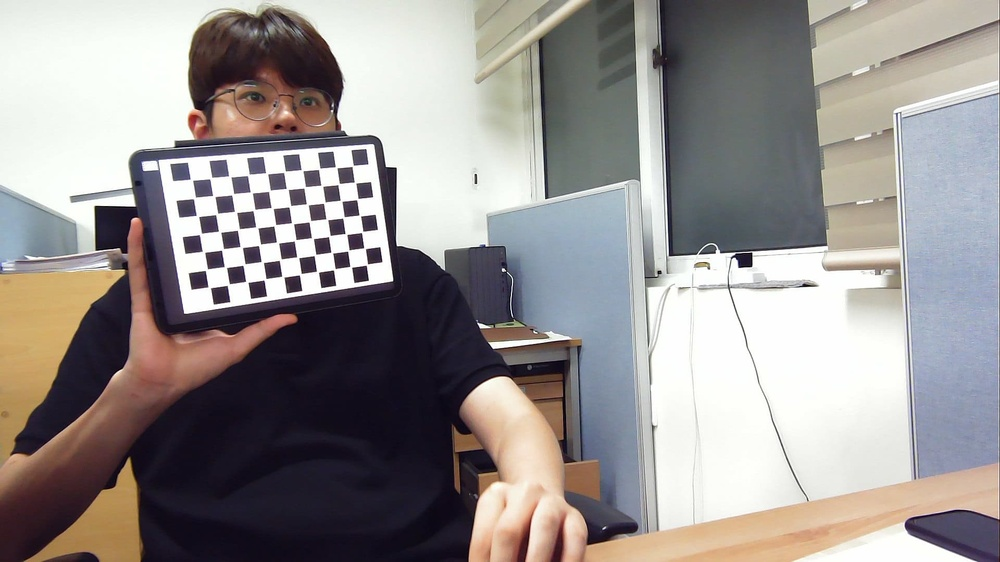
#> input picture docs/camera/checkerboard.jpeg, 1000 x 562 px, shrunk from 1920 x 1080 before the run
$ jupyter execute camera_calibration.ipynb
#> lines starting #> are read from the running program, lines starting #| are printed output that depends on the picture; after the words box and inside, x2 and y2 are one past the last pixel; in counts of white or black regions, pixels touching at a corner belong together
[cell 1]
import cv2
import matplotlib.pyplot as plt

[cell 2]
corners_dims = (10, 7)

img = cv2.imread("checkerboard.jpeg")
#> img is the input picture: shape (562, 1000, 3); mean B, G, R 144.7, 145.9, 150.8
img_gray = cv2.cvtColor(img, cv2.COLOR_BGR2GRAY)
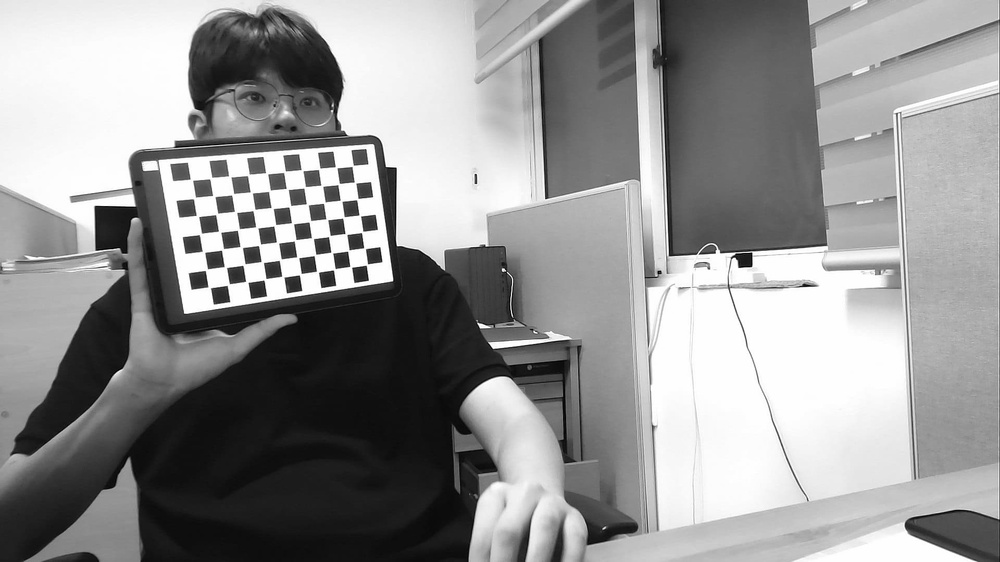
#> img_gray: shape (562, 1000); min 0, max 255, mean 147.2

[cell 3]
found, corners = cv2.findChessboardCorners(img_gray, corners_dims, None)
#> found = True; corners = 70 rows, first 8: [190.2, 178.7], [209.5, 178.9], [230.8, 177.1], [247.4, 175.6], [267.6, 174.1], [285.1, 171.3], [302.1, 170.2], [319, 169]
print('found' if found else 'not found')
#| found

[cell 4]
cv2.drawChessboardCorners(
    img,
    corners_dims,
    corners,
    found
)
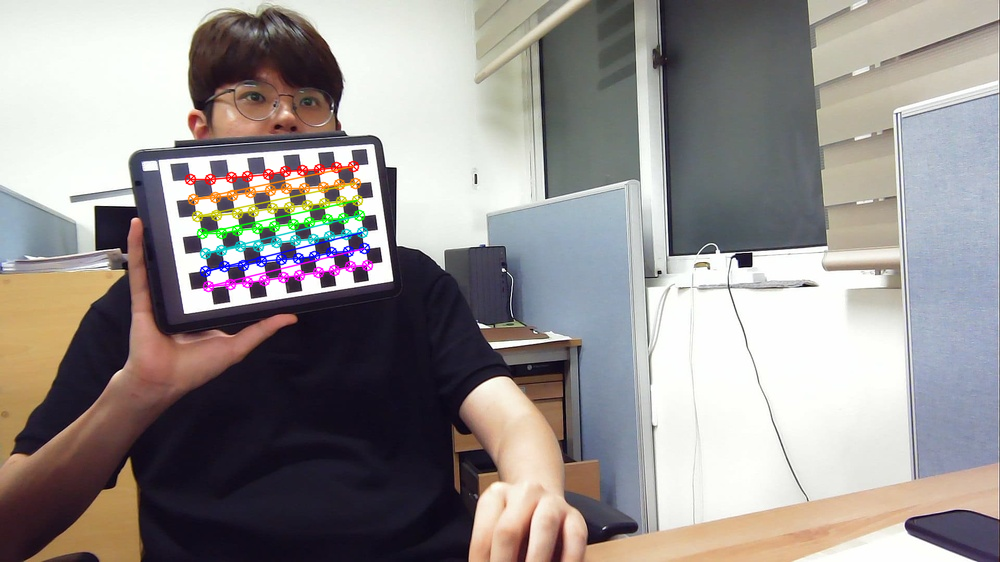
#> img: shape (562, 1000, 3); 1.95% of pixels changed, all inside (x1, y1, x2, y2) = (184, 160, 374, 293)
img_rgb = cv2.cvtColor(img, cv2.COLOR_BGR2RGB)
plt.imshow(img_rgb)
